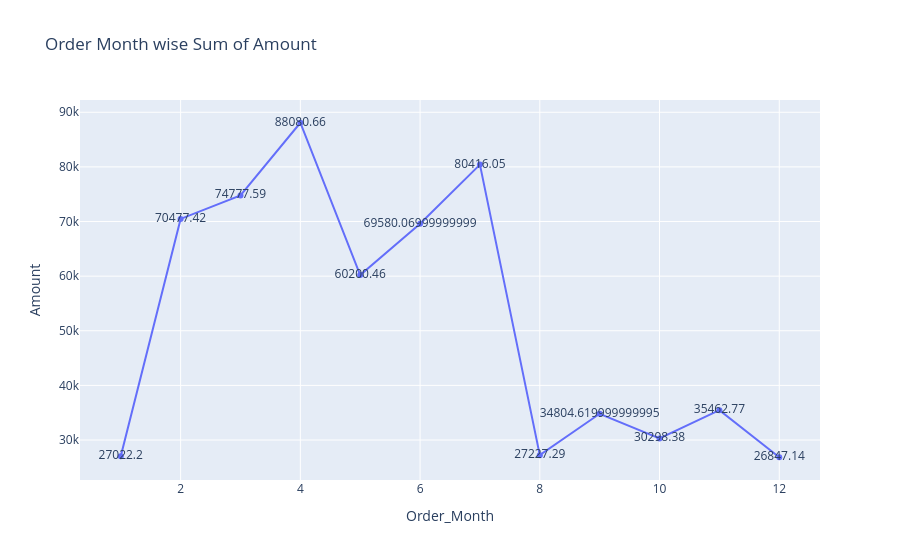

Here is the notebook cell this chart was saved with:
### Code cell
fig = px.line(data_frame=q5_ans, x='Order_Month',y='Amount',text='Amount',
        title='Order Month wise Sum of Amount')
fig.show()

### Figure 1 — Plotly figure (JSON) as saved in the notebook; plotly's stock layout.template omitted (floating-point values rounded to 4 significant figures)
{"data": [{"hovertemplate": "Order_Month=%{x}<br>Amount=%{text}<extra></extra>", "legendgroup": "", "line": {"color": "#636efa", "dash": "solid"}, "marker": {"symbol": "circle"}, "mode": "lines+markers+text", "name": "", "orientation": "v", "showlegend": false, "text": [27020.0, 70480.0, 74780.0, 88080.0, 60200.0, 69580.0, 80420.0, 27230.0, 34800.0, 30300.0, 35460.0, 26850.0], "type": "scatter", "x": [1, 2, 3, 4, 5, 6, 7, 8, 9, 10, 11, 12], "xaxis": "x", "y": [27020.0, 70480.0, 74780.0, 88080.0, 60200.0, 69580.0, 80420.0, 27230.0, 34800.0, 30300.0, 35460.0, 26850.0], "yaxis": "y"}], "layout": {"legend": {"tracegroupgap": 0}, "title": {"text": "Order Month wise Sum of Amount"}, "xaxis": {"anchor": "y", "domain": [0, 1], "title": {"text": "Order_Month"}}, "yaxis": {"anchor": "x", "domain": [0, 1], "title": {"text": "Amount"}}}}
